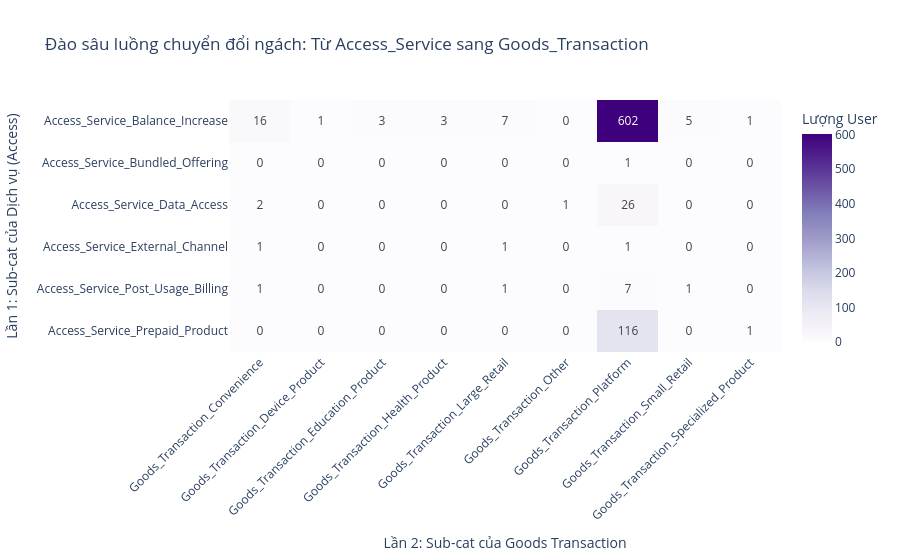

Here is the notebook cell this chart was saved with:
### Markdown cell above
Dựa vào heatmap -> xem luồn chuyển nhiều nhất là `Access_Service` sang `Obligation_payment`

**Bản chất hành vi**: Insight: Người dùng thường sẽ nhận được những khuyến mãi về nạp thẻ điện thoại -> nạp thẻ xong sẽ check những voucher khác hoặc vô tình đc noti là đóng tiền hoá đơn nên sẽ thực hiện `Ulitlity_service`

### Code cell
super_flow = path_sub_df[(path_sub_df['cat_1'] == 'Access_Service') & (path_sub_df['cat_2'] == 'Goods_Transaction')]

# 4. Đếm số lượng chuyển đổi giữa các cặp sub_cat
sub_heatmap_data = super_flow.groupby(['sub_cat_1', 'sub_cat_2']).size().reset_index(name='Count')

# 5. Chuyển thành Pivot Table (Ma trận)
sub_heatmap_pivot = sub_heatmap_data.pivot(index='sub_cat_1', columns='sub_cat_2', values='Count').fillna(0)

# 6. Vẽ Sub-Heatmap ngách
fig_sub_heatmap = px.imshow(
    sub_heatmap_pivot,
    labels=dict(x="Lần 2: Sub-cat của Goods Transaction", y="Lần 1: Sub-cat của Dịch vụ (Access)", color="Lượng User"),
    x=sub_heatmap_pivot.columns,
    y=sub_heatmap_pivot.index,
    text_auto=True,
    aspect="auto",
    color_continuous_scale='Purples', 
    title="Đào sâu luồng chuyển đổi ngách: Từ Access_Service sang Goods_Transaction"
)

fig_sub_heatmap.update_layout(xaxis_tickangle=-45)
fig_sub_heatmap.show()

### Figure 1 — Plotly figure (JSON) as saved in the notebook; plotly's stock layout.template omitted (floating-point values rounded to 4 significant figures)
{"data": [{"coloraxis": "coloraxis", "hovertemplate": "Lần 2: Sub-cat của Goods Transaction: %{x}<br>Lần 1: Sub-cat của Dịch vụ (Access): %{y}<br>Lượng User: %{z}<extra></extra>", "name": "0", "texttemplate": "%{z}", "type": "heatmap", "x": ["Goods_Transaction_Convenience", "Goods_Transaction_Device_Product", "Goods_Transaction_Education_Product", "Goods_Transaction_Health_Product", "Goods_Transaction_Large_Retail", "Goods_Transaction_Other", "Goods_Transaction_Platform", "Goods_Transaction_Small_Retail", "Goods_Transaction_Specialized_Product"], "xaxis": "x", "y": ["Access_Service_Balance_Increase", "Access_Service_Bundled_Offering", "Access_Service_Data_Access", "Access_Service_External_Channel", "Access_Service_Post_Usage_Billing", "Access_Service_Prepaid_Product"], "yaxis": "y", "z": [[16.0, 1.0, 3.0, 3.0, 7.0, 0.0, 602.0, 5.0, 1.0], [0.0, 0.0, 0.0, 0.0, 0.0, 0.0, 1.0, 0.0, 0.0], [2.0, 0.0, 0.0, 0.0, 0.0, 1.0, 26.0, 0.0, 0.0], [1.0, 0.0, 0.0, 0.0, 1.0, 0.0, 1.0, 0.0, 0.0], [1.0, 0.0, 0.0, 0.0, 1.0, 0.0, 7.0, 1.0, 0.0], [0.0, 0.0, 0.0, 0.0, 0.0, 0.0, 116.0, 0.0, 1.0]]}], "layout": {"coloraxis": {"colorbar": {"title": {"text": "Lượng User"}}, "colorscale": [[0, "rgb(252,251,253)"], [0.125, "rgb(239,237,245)"], [0.25, "rgb(218,218,235)"], [0.375, "rgb(188,189,220)"], [0.5, "rgb(158,154,200)"], [0.625, "rgb(128,125,186)"], [0.75, "rgb(106,81,163)"], [0.875, "rgb(84,39,143)"], [1, "rgb(63,0,125)"]]}, "title": {"text": "Đào sâu luồng chuyển đổi ngách: Từ Access_Service sang Goods_Transaction"}, "xaxis": {"anchor": "y", "domain": [0, 1], "tickangle": -45, "title": {"text": "Lần 2: Sub-cat của Goods Transaction"}}, "yaxis": {"anchor": "x", "autorange": "reversed", "domain": [0, 1], "title": {"text": "Lần 1: Sub-cat của Dịch vụ (Access)"}}}}
